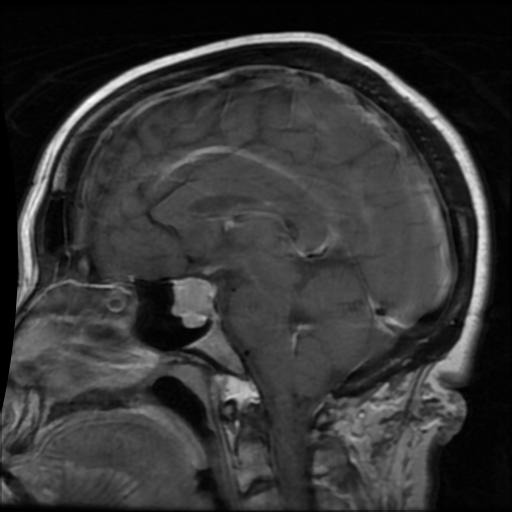
#> input picture Proyecto_Final/RMI3_o.jpeg, 512 x 512 px; the run also reads 1 picture not shown here
$ python pruebaSIM.py
#> lines starting #> are read from the running program, lines starting #| are printed output that depends on the picture
import matplotlib.pyplot as plt
from skimage import io, color
from skimage.metrics import structural_similarity as ssim

# Cargar las imágenes
imagen1 = io.imread('RMI3_o.jpeg')
#> imagen1 is the input picture: shape (512, 512, 3); min 0, max 254, mean 52.6
imagen2 = io.imread('RMI_marcada_1.png')

# Convertir las imágenes a escala de grises si son de color
if imagen1.ndim == 3:
    imagen1 = color.rgb2gray(imagen1)
#> imagen1: shape (512, 512) float64

if imagen2.ndim == 3:
    imagen2 = color.rgb2gray(imagen2)
#> imagen2: shape (512, 512) float64

# Asegurarse de que las imágenes tengan el mismo tamaño
if imagen1.shape != imagen2.shape:
    raise ValueError('Las imágenes deben tener el mismo tamaño.')

# Determinar el rango de datos
data_range = imagen1.max() - imagen1.min()
#> data_range = 0.996

# Calcular el índice de similitud estructural (SSIM)
ssimval, ssimmap = ssim(imagen1, imagen2, data_range=data_range, full=True)
#> ssimval = 1

# Mostrar el valor de SSIM
print(f'El valor de SSIM es: {ssimval:.4f}')
#| El valor de SSIM es: 1.0000

# Mostrar las imágenes y el mapa de similitud
fig, axes = plt.subplots(1, 3, figsize=(10, 4))
ax = axes.ravel()

ax[0].imshow(imagen1, cmap='gray')
ax[0].set_title('Imagen original')

ax[1].imshow(imagen2, cmap='gray')
ax[1].set_title('Imagen marcada')

ax[2].imshow(ssimmap, cmap='jet')
ax[2].set_title(f'Mapa SSIM\n SSIM = {ssimval:.4f}')
plt.colorbar(ax[2].imshow(ssimmap, cmap='jet'), ax=ax[2])

for a in ax:
    a.axis('off')

plt.tight_layout()
plt.show()
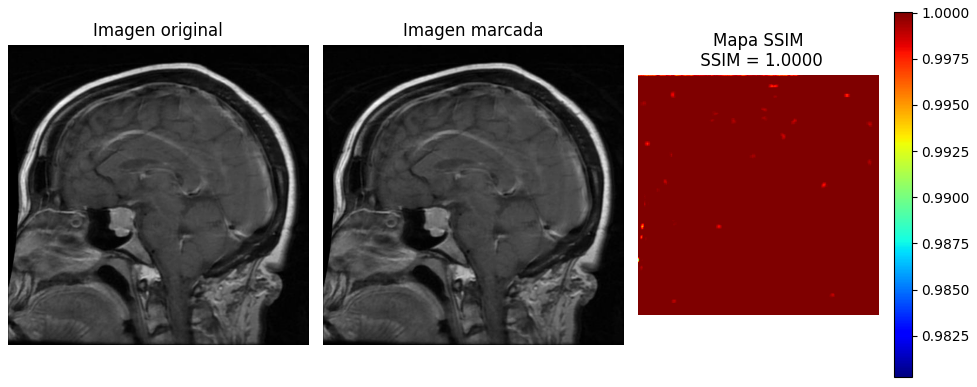
#> figure drawn by matplotlib, 4 panels
